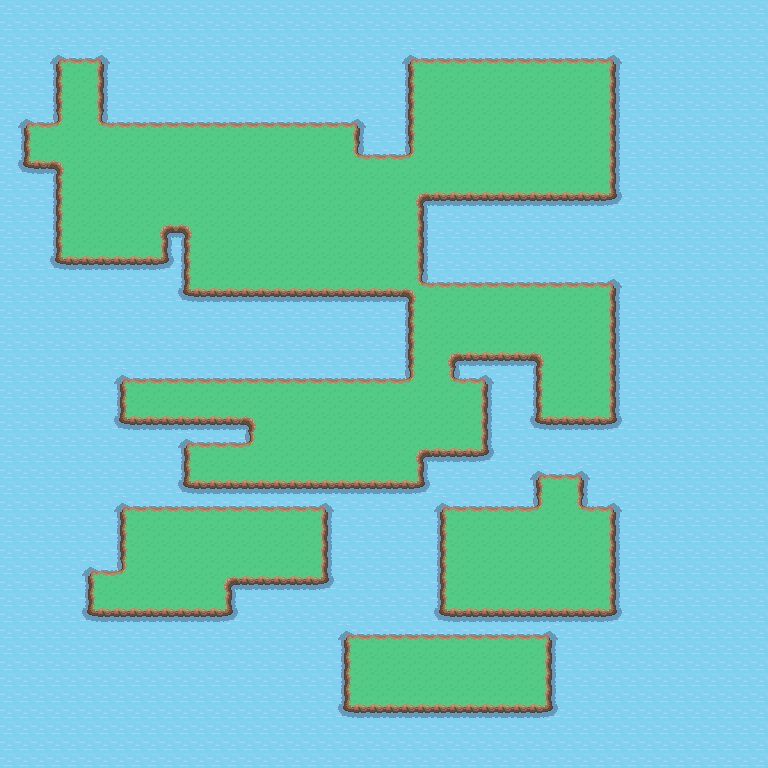

Below is a game level as drawn by its tile map, then a one-line description and the .tmx that defines it (tile-layer data replaced by summaries):
An orthogonal 48x48 tile map with 16x16 px tiles, 3 tile layers (Base, Collision, Above).

<map version="1.0" orientation="orthogonal" width="48" height="48" tilewidth="16" tileheight="16"><properties><property name="PathSize" value="6" /></properties><properties><property name="EntranceMap" value="6" /></properties><properties><property name="ExitMap" value="5" /></properties><properties><property name="EntrancePos" value="17,4" /></properties><properties><property name="ExitPos" value="10,17" /></properties> <tileset firstgid="1" name="edited_tiles" tilewidth="16" tileheight="16">  <image source="edited_tiles.png" trans="ffffff" /> </tileset> <layer name="Base" width="48" height="48">  <data>[2304 cells, 2304 non-empty, 1 distinct tile ids]</data> </layer> <layer name="Collision" width="48" height="48">  <data>[2304 cells, 1660 non-empty, 13 distinct tile ids]</data> </layer> <layer name="Above" width="48" height="48">  <data>[2304 cells, 0 non-empty, 0 distinct tile ids]</data> </layer></map>
